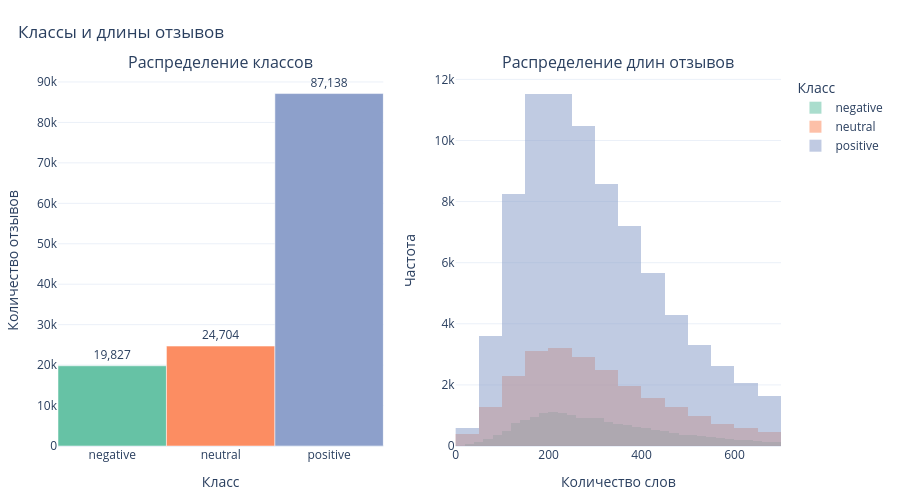

Notebook source saved alongside this figure:
### Markdown cell above
### 3.1 Распределение классов и длина отзывов

Считаем количество слов через `str.split()`, количество уникальных слов в отзыве и строим два самых полезных графика: баланс классов и распределение длин.

### Code cell
df["word_count"] = df[TEXT_COL].str.split().str.len()
df["unique_word_count"] = df[TEXT_COL].str.split().map(lambda words: len(Counter(word.lower() for word in words)))

class_counts = df[TARGET_COL].value_counts().reindex(LABEL_ORDER)
length_stats = df.groupby(TARGET_COL)["word_count"].agg(
    count="count",
    mean="mean",
    median="median",
    p95=lambda x: x.quantile(0.95),
    max="max",
).round(1).reindex(LABEL_ORDER)
unique_stats = df.groupby(TARGET_COL)["unique_word_count"].agg(mean="mean", median="median").round(1).reindex(LABEL_ORDER)

print("Распределение классов:")
display(class_counts.to_frame("count"))
print("\nСтатистика длины отзывов в словах:")
display(length_stats)
print("\nУникальные слова в отдельных отзывах:")
display(unique_stats)

plot_class_counts_and_lengths(df)

### Figure 1 — Plotly figure (JSON) as saved in the notebook; plotly's stock layout.template omitted (floating-point values rounded to 4 significant figures; data arrays with more than 128 entries replaced by an {"elided": "..."} marker saying what was removed)
{"data": [{"marker": {"color": ["rgb(102,194,165)", "rgb(252,141,98)", "rgb(141,160,203)"]}, "showlegend": false, "text": ["19,827", "24,704", "87,138"], "textposition": "outside", "type": "bar", "x": ["negative", "neutral", "positive"], "xaxis": "x", "y": [19827, 24704, 87138], "yaxis": "y"}, {"marker": {"color": "rgb(102,194,165)"}, "name": "negative", "nbinsx": 70, "opacity": 0.55, "type": "histogram", "x": {"elided": "19827 int values"}, "xaxis": "x2", "yaxis": "y2"}, {"marker": {"color": "rgb(252,141,98)"}, "name": "neutral", "nbinsx": 70, "opacity": 0.55, "type": "histogram", "x": {"elided": "24704 int values"}, "xaxis": "x2", "yaxis": "y2"}, {"marker": {"color": "rgb(141,160,203)"}, "name": "positive", "nbinsx": 70, "opacity": 0.55, "type": "histogram", "x": {"elided": "87138 int values"}, "xaxis": "x2", "yaxis": "y2"}], "layout": {"annotations": [{"font": {"size": 16}, "showarrow": false, "text": "Распределение классов", "x": 0.225, "xanchor": "center", "xref": "paper", "y": 1, "yanchor": "bottom", "yref": "paper"}, {"font": {"size": 16}, "showarrow": false, "text": "Распределение длин отзывов", "x": 0.775, "xanchor": "center", "xref": "paper", "y": 1, "yanchor": "bottom", "yref": "paper"}], "barmode": "overlay", "font": {"size": 12}, "height": 500, "legend": {"title": {"text": "Класс"}}, "margin": {"b": 40, "l": 40, "r": 30, "t": 75}, "title": {"text": "Классы и длины отзывов", "x": 0.02}, "xaxis": {"anchor": "y", "domain": [0, 0.45], "title": {"text": "Класс"}}, "xaxis2": {"anchor": "y2", "domain": [0.55, 1], "range": [0, 700], "title": {"text": "Количество слов"}}, "yaxis": {"anchor": "x", "domain": [0, 1], "title": {"text": "Количество отзывов"}}, "yaxis2": {"anchor": "x2", "domain": [0, 1], "title": {"text": "Частота"}}}}
